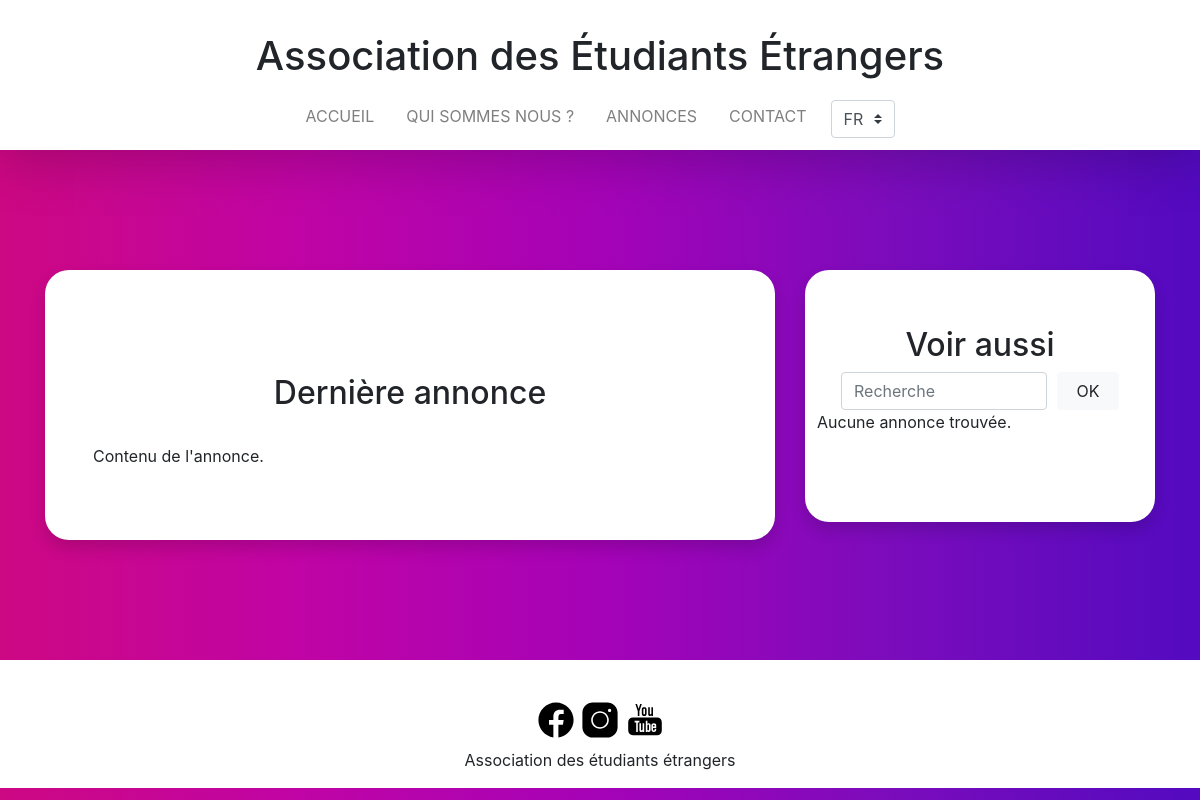
/annonces_details.php?id=1, run on an earlier commit of the app's database.
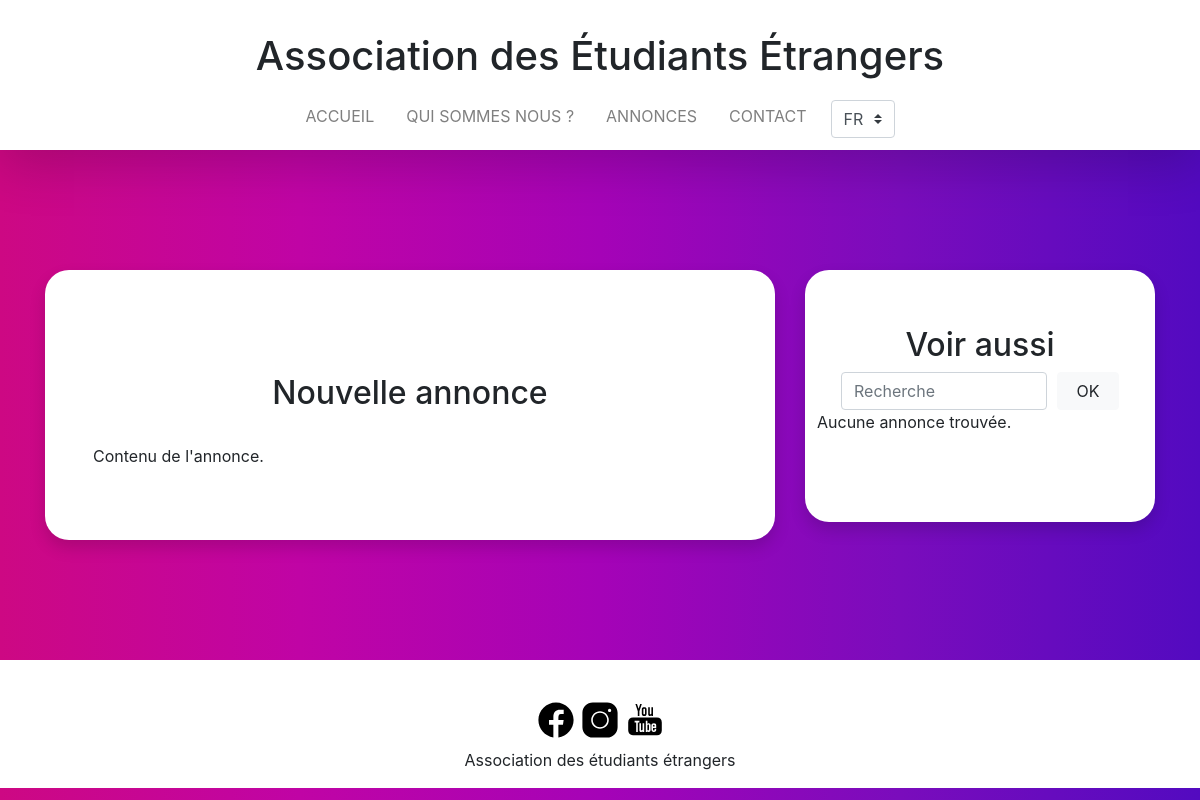
And on a later commit of the database.
### tables this page shows
CREATE TABLE annonces (
            id INTEGER PRIMARY KEY AUTOINCREMENT,
            titre TEXT NOT NULL,
            resume TEXT NOT NULL,
            contenu TEXT NOT NULL,
            image VARCHAR(150) NOT NULL
            );

### assets/php/annonces_get.php (called while the page is built, shortened)
<?php
try {
    function get_annonces_by_id($id) {
        return $GLOBALS['pdo']->query(
            "SELECT * FROM annonces WHERE id LIKE $id ORDER BY id DESC"
        )->fetchAll();
    }
} catch (PDOException $exception) {
    var_dump($exception);
}

### annonces_details.php (the view, shortened to what this page needs)
<!DOCTYPE html>
<html lang="fr">
<head>
    <?php include 'templates/meta.php'; ?>
    <link rel="stylesheet" href="assets/css/annonces_details.css">
</head>
<body>
    <?php
    include 'templates/header.php';
    include 'assets/php/annonces_get.php';
    $id = intval(htmlspecialchars(($_GET['id'])));
    $annonce = get_annonces_by_id($id);
    ?>
    <div class="container">
        <div class="row">
            <div class="col-12 col-lg-8">
                <article class="tuile">
                    <header>
                        <h2><?= $annonce[0]['titre']; ?></h2>
                    </header>
                    <div>
                        <?= $annonce[0]['contenu'] ?>
                    </div>
                </article>
            </div>
            <div class="col-12 col-lg-4">
                <aside class="tuile">
                    <header>
                        <h2>Voir aussi</h2>
                        <form method="get" action="annonces.php">
                            <div class="form-row">
                                <div class="col-9">
                                    <input type="search" name="query" class="form-control" placeholder="Recherche"/>
                                </div>
                                <div class="col-3">
                                    <input type="submit" class="btn btn-light" value="OK"/>
                                </div>
                            </div>
                        </form>
                    </header>
                    <div class="row">
                        <?php
                        if (count($annonces) > 0) {
                            for ($i = 0; $i < count($annonces) && $i < 5; $i++) { ?>
                            <div class="col-12">
                                <article class="row shadow-sm">
                                    <div class="col-12">
                                        <h3><?= $annonces[$i]['titre']; ?></h3>
                                        <a href="annonces_details.php?id=<?= $annonces[$i]['id']; ?>">Plus de détails</a>
                                    </div>
                                </article>
                            </div>
                            <?php }
                        } else { ?>
                        <div class="col-12">
                            <p>Aucune annonce trouvée.</p>
                        </div>
                        <?php } ?>
                    </div>
                </aside>
            </div>
        </div>
    </div>
    <?php
    include 'templates/footer.php';
    ?>
</body>
</html>

### templates/meta.php (shortened to what this page needs)
<link rel="stylesheet" href="https://stackpath.bootstrapcdn.com/bootstrap/4.4.1/css/bootstrap.min.css">
<link rel="stylesheet" href="/projet-s4/assets/css/style.css">

### templates/header.php (shortened to what this page needs)
<header class="shadow-lg">
    <h1>Association des Étudiants Étrangers</h1>
    <nav class="navbar navbar-expand-lg navbar-light bg-light">
        <div class="collapse navbar-collapse" id="navbarNav">
            <ul class="navbar-nav">
                <li class="nav-item">
                    <a class="nav-link" href="/projet-s4/index.php">ACCUEIL</a>
                </li>
                <li class="nav-item">
                    <a class="nav-link" href="/projet-s4/aee.php">QUI SOMMES NOUS ?</a>
                </li>
                <li class="nav-item">
                    <a class="nav-link" href="/projet-s4/annonces.php">ANNONCES</a>
                </li>
                <li class="nav-item">
                    <a class="nav-link" href="/projet-s4/contact.php">CONTACT</a>
                </li>
                <li class="nav-item dropdown">
                    <form class="form-inline">
                        <select class="custom-select my-1 mr-sm-2">
                            <option value="FR">FR</option>
                        </select>
                    </form>
                </li>
            </ul>
        </div>
    </nav>
</header>

### templates/footer.php
<footer class="container-fluid">
    <div class="row">
        <div class="col-12">
            <a href=""><img src="/projet-s4/assets/img/facebook.svg" alt=""></a>
            <a href=""><img src="/projet-s4/assets/img/instagram.svg" alt=""></a>
            <a href=""><img src="/projet-s4/assets/img/youtube.svg" alt=""></a>
        </div>
        <div class="col-12">
            <p>Association des étudiants étrangers</p>
        </div>
    </div>
</footer>

### assets/css/style.css (style rules this page uses)
body { background: rgb(205,8,131); background: linear-gradient(90deg, rgba(205,8,131,1) 0%, rgba(192,4,165,1) 25%, rgba(165,3,183,1) 50%, rgba(122,12,188,1) 75%, rgba(83,10,192,1) 100%); }
header { background-color: #fff; text-align: center; }
header h1 { padding-top: 2rem; }
header .navbar { background-color: #fff!important; }
header .navbar-nav { margin-left: auto; margin-right: auto; }
header .nav-item { margin-left:8px; margin-right:8px; }
.tuile { box-shadow: 0 .5rem 1rem rgba(0,0,0,.15)!important; border-top-right-radius: 2vw; border-bottom-right-radius: 2vw; border-top-left-radius: 2vw; border-bottom-left-radius: 2vw; margin-top: 15vh; padding:7vh 6vw 9vh 6vw; margin-left: auto!important; margin-right: auto!important; background-color: #fff; }
footer { text-align: center; margin-top: 15vh; padding-top: 5vh; background-color: #fff; }
footer img { height:40px; margin-bottom:0.5rem; }

### assets/css/annonces_details.css (style rules this page uses)
article header h2 { margin-top: 1.5rem; margin-bottom: 2rem; }
.tuile { padding-left: 4vw; padding-right: 4vw }
aside { padding-left: 1vw!important; padding-right: 1vw!important; }
aside header form { padding-left: 1.5rem; padding-right: 1.5rem; }
aside header form input { width: 100%; }

What changed in the data, as far as the page shows it:
changed annonces "Contenu de l'annonce.": titre "Dernière annonce" → "Nouvelle annonce"
